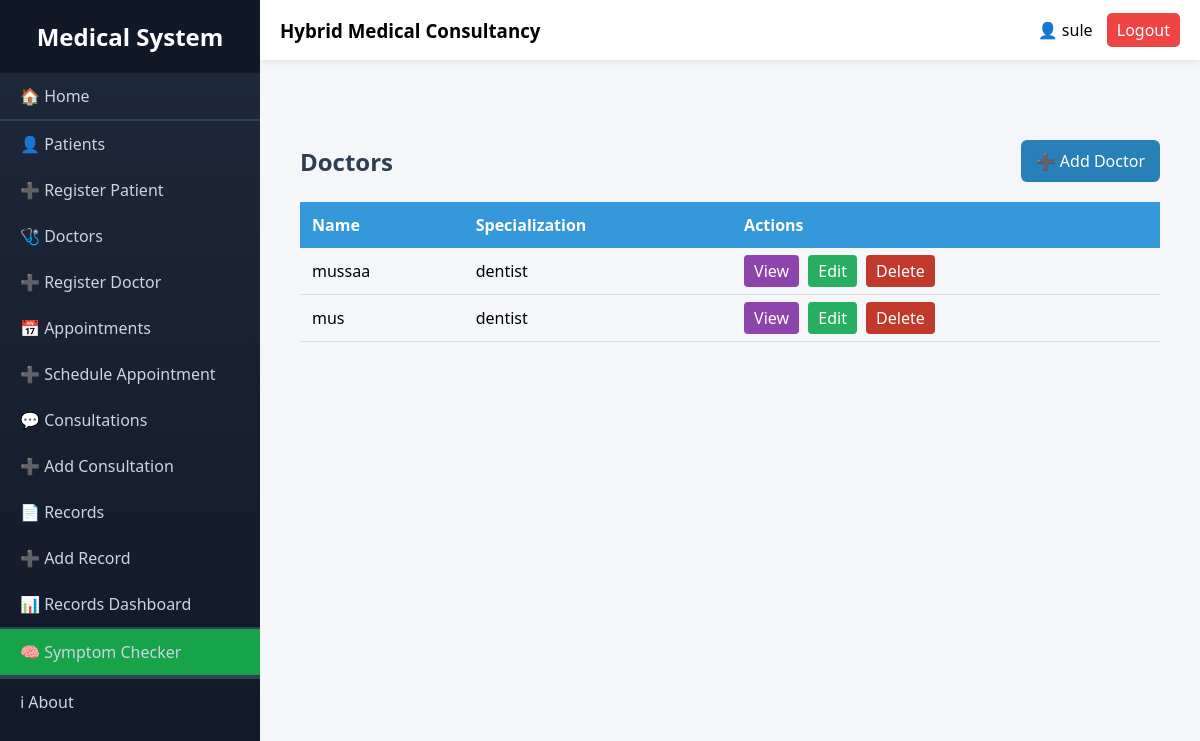
Before: /doctors/ (signed in) with the older database file.
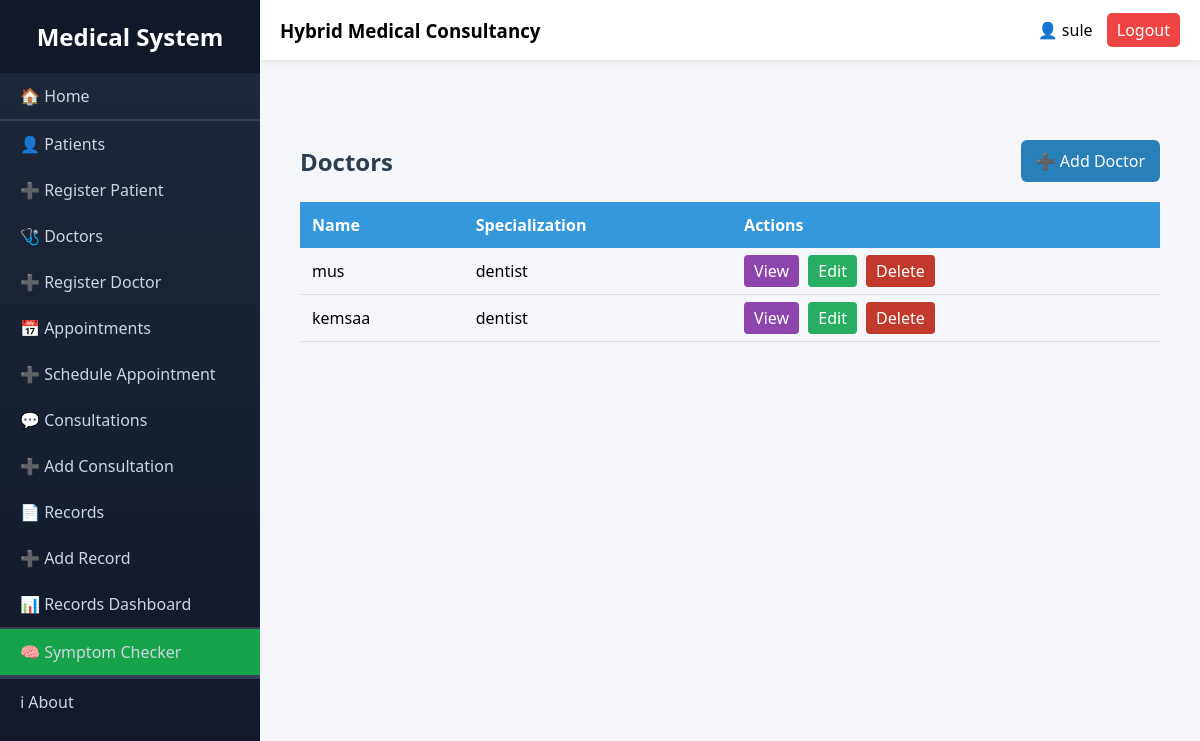
After: the same page with the newer database file.
### doctors/models.py (models this page shows)
class Doctor(models.Model):
    user=models.OneToOneField(User,on_delete=models.CASCADE)
    specialization=models.CharField(max_length=20)
    experience_year=models.IntegerField()

### doctors/views.py (the view)
# urls.py: path('', views.doctor_list, name='doctor_list'),
@login_required
def doctor_list(request):
    doctors = Doctor.objects.all()
    return render(request, 'doctors/doctor_list.html', {'doctors': doctors})

### doctors/templates/doctors/doctor_list.html (shortened to what this page needs)
{% extends "layout.html" %}
{% block content %}
<div style="max-width:1000px; margin:40px auto; padding:20px;">
    <div style="display:flex; justify-content:space-between; align-items:center; margin-bottom:20px;">
        <h2 style="color:#2c3e50;">Doctors</h2>
        <a href="{% url 'doctors:doctor_create' %}"
           style="background:#2980b9; color:white; padding:10px 15px; border-radius:6px; text-decoration:none;">➕ Add Doctor</a>
    </div>
    <div style="overflow-x:auto;">
        <table style="width:100%; border-collapse:collapse; box-shadow:0 2px 10px rgba(0,0,0,0.1);">
            <thead>
                <tr style="background:#3498db; color:white; text-align:left;">
                    <th style="padding:12px;">Name</th>
                    <th style="padding:12px;">Specialization</th>
                    <th style="padding:12px;">Actions</th>
                </tr>
            </thead>
            <tbody>
                {% for doctor in doctors %}
                <tr style="border-bottom:1px solid #ddd;">
                    <td style="padding:12px;">{{ doctor.user }}</td>
                    <td style="padding:12px;">{{ doctor.specialization }}</td>
                    <td style="padding:12px;">
                        <a href="{% url 'doctors:doctor_detail' doctor.id %}"
                           style="background:#8e44ad; color:white; padding:5px 10px; border-radius:4px; text-decoration:none; margin-right:5px;">View</a>
                        <a href="{% url 'doctors:doctor_update' doctor.id %}"
                           style="background:#27ae60; color:white; padding:5px 10px; border-radius:4px; text-decoration:none; margin-right:5px;">Edit</a>
                        <a href="{% url 'doctors:doctor_delete' doctor.id %}"
                           style="background:#c0392b; color:white; padding:5px 10px; border-radius:4px; text-decoration:none;">Delete</a>
                    </td>
                </tr>
                {% empty %}
                <tr>
                    <td colspan="3" style="text-align:center; padding:15px; color:#7f8c8d;">No doctors found.</td>
                </tr>
                {% endfor %}
            </tbody>
        </table>
    </div>
</div>
{% endblock %}

Changed rows visible on the page:
removed Doctor: user "mussaa", specialization "dentist"
added Doctor: user "kemsaa", specialization "dentist"
